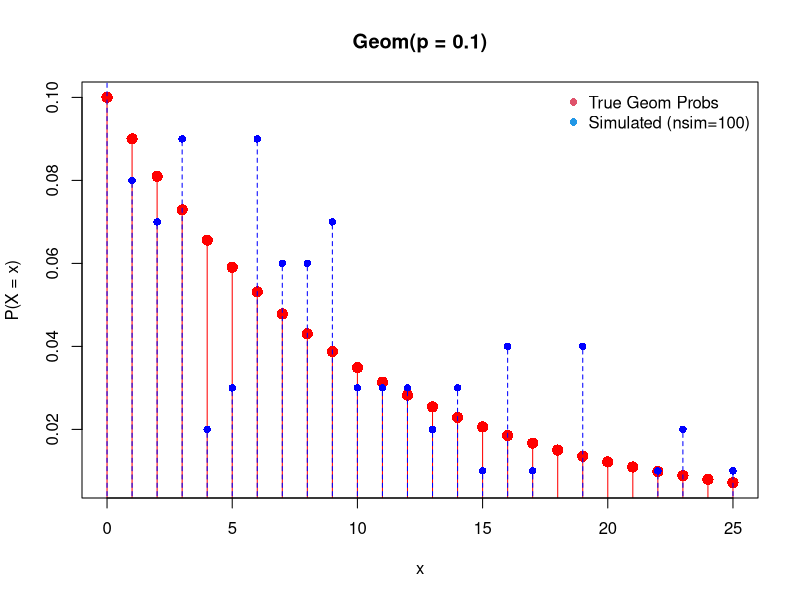

Write the R code that produced this figure.
# the following function generates the RV W from last HW
w_fun <- function() {
  # generate a sequence of 100 independent Bernoulli trials
  samp <- rbinom(n = 100, size = 1, prob = 0.1)
  # find the location of the first success
  w <- which(samp == 1)[1]
  return(w)
}
# 1000 realizations of W
w_vec <- replicate(n = 1000, expr = w_fun())
tab_w <- tabulate(w_vec, max(w_vec))
# create a frequency table for G = g using tab_g
freq_w <- rbind(1:max(w_vec), tab_w)



freq_w
# explore and understand the differences between
# rgeom, qgeom, dgeom
help(rgeom)
# generate random realizations from a geometric RV
rgeom(n = 10, prob = 0.1)
# generate probabilities for a given x
dgeom(x = 17, prob = 0.1)
# cdf for a given x = q
pgeom(q = 17, prob = 0.1)
# value at which the cdf has probability 0.84
qgeom(p = 0.84, prob = 0.1)
# compare simulated values to theoretical distribution
# simulate from a geom(0.1) distribution. Take RS of
# size 100
x_sim <- rgeom(100, 0.1)
table(x_sim)
# make relative frequencies (empirical probs)
x_rel_freq <- table(x_sim)/100
# make a plot of the pmf of X ~ geom(0.1) for
# x = 0,1,2,..,25
x <- 0:25
plot(x, dgeom(x = x, prob = 0.1),
     type = "h",
     col = "red",
     main = "Geom(p = 0.1)",
     xlab = "x",
     ylab = "P(X = x)")
# add points at probability masses in S_X
points(x, dgeom(x = x, prob = 0.1),
       col = "red",
       pch = 16,
       cex = 1.5)
# add relative frequencies from your simulation
# lines
points(x = as.numeric(names(x_rel_freq)),
       y = x_rel_freq,
       col = "blue",
       type = "h",
       lty = 2)

# points
points(x = as.numeric(names(x_rel_freq)),
       y = x_rel_freq,
       col = "blue",
       lty = 2,
       pch = 16)
# add legend
legend("topright",
       legend=c("True Geom Probs", "Simulated (nsim=100)"),
       col = c(2,4), pch = 16, bty = "n")
# play around with this as you change the number of simulations
# that is, explore different values of nsim.
